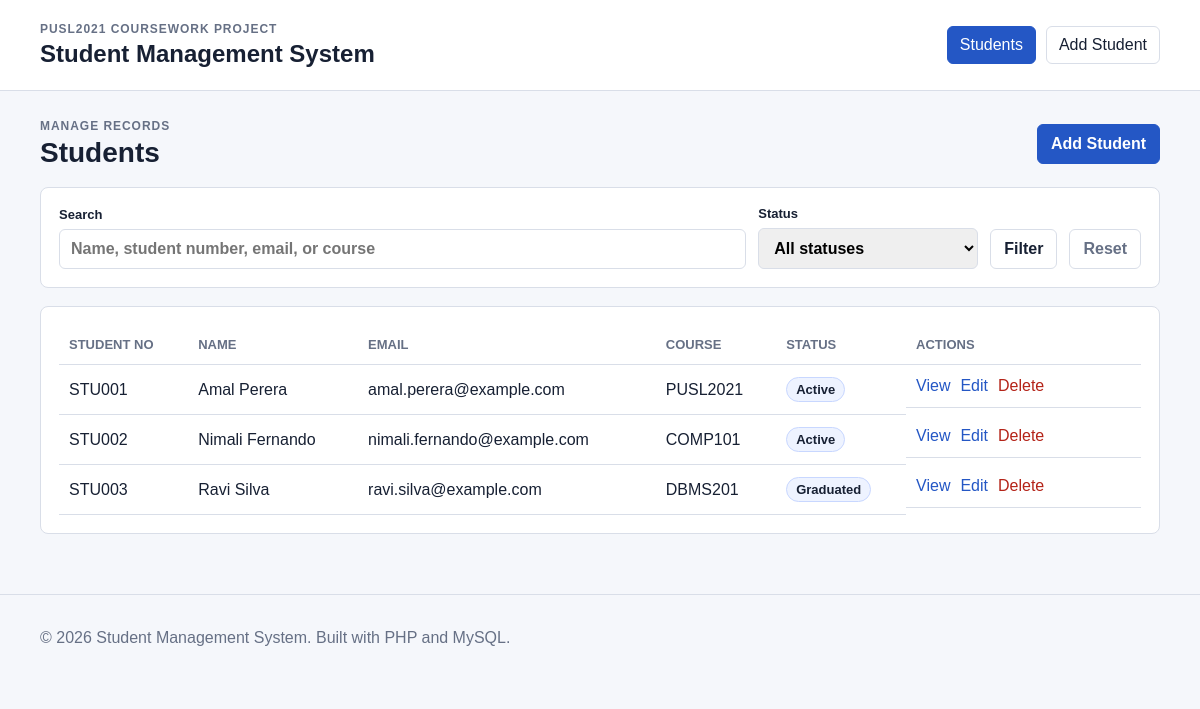
Page /students/index.php on the committed database.
### tables this page shows
CREATE TABLE students (
    id INT AUTO_INCREMENT PRIMARY KEY,
    student_no VARCHAR(20) NOT NULL UNIQUE,
    first_name VARCHAR(50) NOT NULL,
    last_name VARCHAR(50) NOT NULL,
    email VARCHAR(120) NOT NULL UNIQUE,
    phone VARCHAR(20) NULL,
    date_of_birth DATE NULL,
    gender ENUM('Male', 'Female', 'Other') NOT NULL DEFAULT 'Other',
    address VARCHAR(255) NULL,
    course_id INT NOT NULL,
    enrollment_date DATE NOT NULL,
    status ENUM('Active', 'Inactive', 'Graduated') NOT NULL DEFAULT 'Active',
    created_at TIMESTAMP DEFAULT CURRENT_TIMESTAMP,
    updated_at TIMESTAMP DEFAULT CURRENT_TIMESTAMP ON UPDATE CURRENT_TIMESTAMP,
    CONSTRAINT fk_students_course
        FOREIGN KEY (course_id)
        REFERENCES courses(id)
        ON UPDATE CASCADE
        ON DELETE RESTRICT
);

CREATE TABLE courses (
    id INT AUTO_INCREMENT PRIMARY KEY,
    course_code VARCHAR(20) NOT NULL UNIQUE,
    course_name VARCHAR(100) NOT NULL,
    created_at TIMESTAMP DEFAULT CURRENT_TIMESTAMP
);

### includes/functions.php (called while the page is built, shortened)
<?php
function e(mixed $value): string
{
    return htmlspecialchars((string) $value, ENT_QUOTES, 'UTF-8');
}

### students/index.php (the view, shortened to what this page needs)
<?php
require_once '../config/database.php';
require_once '../includes/functions.php';
$basePath = '../';
$activePage = 'students';
$search = trim((string) ($_GET['search'] ?? ''));
$sql = 'SELECT s.*, c.course_code, c.course_name
        FROM students s
        INNER JOIN courses c ON c.id = s.course_id';
$params = [];
$sql .= ' ORDER BY s.created_at DESC';
$stmt = $pdo->prepare($sql);
$stmt->execute($params);
$students = $stmt->fetchAll();
require_once '../includes/header.php';
?>
<section class="page-heading">
    <div>
        <p class="eyebrow">Manage Records</p>
        <h2>Students</h2>
    </div>
    <a class="button primary" href="create.php">Add Student</a>
</section>
<section class="panel">
    <form class="toolbar" method="get" action="index.php">
        <label>
            <span>Search</span>
            <input type="text" name="search" value="<?= e($search) ?>"
                   placeholder="Name, student number, email, or course">
        </label>
        <label>
            <span>Status</span>
            <select name="status">
                <option value="">All statuses</option>
            </select>
        </label>
        <button class="button" type="submit">Filter</button>
        <a class="button muted" href="index.php">Reset</a>
    </form>
</section>
<section class="panel">
    <?php if (!$students): ?>
        <p class="empty">No student records found.</p>
    <?php else: ?>
        <div class="table-wrapper">
            <table>
                <thead>
                    <tr>
                        <th>Student No</th>
                        <th>Name</th>
                        <th>Email</th>
                        <th>Course</th>
                        <th>Status</th>
                        <th class="actions">Actions</th>
                    </tr>
                </thead>
                <tbody>
                    <?php foreach ($students as $student): ?>
                        <tr>
                            <td><?= e($student['student_no']) ?></td>
                            <td><?= e($student['first_name'] . ' ' . $student['last_name']) ?></td>
                            <td><?= e($student['email']) ?></td>
                            <td><?= e($student['course_code']) ?></td>
                            <td><span class="status"><?= e($student['status']) ?></span></td>
                            <td class="actions">
                                <a href="show.php?id=<?= e($student['id']) ?>">View</a>
                                <a href="edit.php?id=<?= e($student['id']) ?>">Edit</a>
                                <form method="post" action="delete.php"
                                      onsubmit="return confirm('Delete this student?');">
                                    <button type="submit" class="link danger">Delete</button>
                                </form>
                            </td>
                        </tr>
                    <?php endforeach; ?>
                </tbody>
            </table>
        </div>
    <?php endif; ?>
</section>
<?php require_once '../includes/footer.php'; ?>

### includes/header.php (shortened to what this page needs)
<?php
$basePath = $basePath ?? '';
$activePage = $activePage ?? '';
?>
<!doctype html>
<html lang="en">
<head>
    <link rel="stylesheet" href="<?= e($basePath) ?>assets/css/styles.css">
</head>
<body>
<header class="site-header">
    <div class="container header-inner">
        <div>
            <p class="eyebrow">PUSL2021 Coursework Project</p>
            <h1>Student Management System</h1>
        </div>
        <nav class="nav">
            <a class="<?= $activePage === 'students' ? 'active' : '' ?>"
               href="<?= e($basePath) ?>students/index.php">Students</a>
            <a href="<?= e($basePath) ?>students/create.php">Add Student</a>
        </nav>
    </div>
</header>
<main class="container main-content">

### includes/footer.php
</main>
<footer class="site-footer">
    <div class="container">
        <p>&copy; <?= date('Y') ?> Student Management System. Built with PHP and MySQL.</p>
    </div>
</footer>
</body>
</html>

### assets/css/styles.css (style rules this page uses)
:root { --ink: #172033; --muted: #667085; --line: #d9dee8; --surface: #ffffff; --page: #f5f7fb; --primary: #2457c5; --primary-dark: #183d8d; --danger: #b42318; --success-bg: #e8f6ee; --success-text: #11633a; --error-bg: #fff1f0; --error-text: #b42318; }
* { box-sizing: border-box; }
body { margin: 0; font-family: Arial, Helvetica, sans-serif; color: var(--ink); background: var(--page); }
a { color: var(--primary); text-decoration: none; }
.container { width: min(1120px, calc(100% - 32px)); margin: 0 auto; }
.site-header { background: var(--surface); border-bottom: 1px solid var(--line); }
.header-inner { display: flex; align-items: center; justify-content: space-between; gap: 24px; padding: 22px 0; }
.site-header h1 { margin: 0; font-size: 24px; }
.eyebrow { margin: 0 0 4px; color: var(--muted); font-size: 12px; font-weight: 700; letter-spacing: .08em; text-transform: uppercase; }
.nav { display: flex; gap: 10px; }
.nav a { border: 1px solid var(--line); border-radius: 6px; color: var(--ink); padding: 9px 12px; }
.nav a.active, .nav a:hover { background: var(--primary); border-color: var(--primary); color: #fff; text-decoration: none; }
.main-content { padding: 28px 0 42px; }
.page-heading { display: flex; align-items: center; justify-content: space-between; gap: 16px; margin-bottom: 18px; }
.page-heading h2 { margin: 0; font-size: 28px; }
.panel, .form-card { background: var(--surface); border: 1px solid var(--line); border-radius: 8px; margin-bottom: 18px; padding: 18px; }
.toolbar { display: grid; grid-template-columns: minmax(240px, 1fr) 220px auto auto; gap: 12px; align-items: end; }
label { display: grid; gap: 7px; font-weight: 700; }
label span { font-size: 13px; }
input, select, textarea { width: 100%; border: 1px solid var(--line); border-radius: 6px; font: inherit; padding: 10px 11px; }
.button { align-items: center; background: var(--surface); border: 1px solid var(--line); border-radius: 6px; color: var(--ink); cursor: pointer; display: inline-flex; font: inherit; font-weight: 700; justify-content: center; min-height: 40px; padding: 9px 13px; }
.button.primary { background: var(--primary); border-color: var(--primary); color: #fff; }
.button.muted { color: var(--muted); }
.table-wrapper { overflow-x: auto; }
table { border-collapse: collapse; width: 100%; }
th, td { border-bottom: 1px solid var(--line); padding: 12px 10px; text-align: left; vertical-align: middle; }
th { color: var(--muted); font-size: 13px; text-transform: uppercase; }
.actions { min-width: 190px; }
td.actions { display: flex; align-items: center; gap: 10px; }
td.actions form { display: inline; }
.link { background: none; border: 0; color: var(--primary); cursor: pointer; font: inherit; padding: 0; }
.link.danger { color: var(--danger); }
.status { background: #eef3ff; border: 1px solid #c8d7ff; border-radius: 999px; display: inline-block; font-size: 13px; font-weight: 700; padding: 4px 9px; }
.site-footer { border-top: 1px solid var(--line); color: var(--muted); padding: 18px 0; }

### rows in the picture
students: student_no "STU001", first_name+last_name "Amal Perera", email "amal.perera@example.com", course.course_code "PUSL2021", status "Active"
students: student_no "STU002", first_name+last_name "Nimali Fernando", email "nimali.fernando@example.com", course.course_code "COMP101", status "Active"
students: student_no "STU003", first_name+last_name "Ravi Silva", email "ravi.silva@example.com", course.course_code "DBMS201", status "Graduated"
